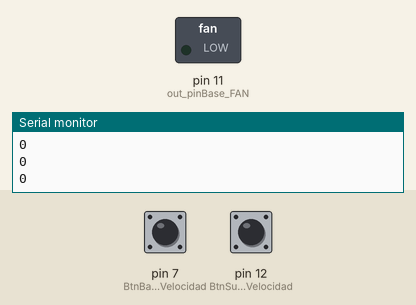
Recording of a sketch running on a simulated Arduino Uno, built with avr-gcc and run on an emulated ATmega328P. Shown: switched loads named in the sketch (green lamp = pin HIGH), the last lines printed to the serial monitor. The test bench sets the inputs (shaded band); at power-on: pin 12 (BtnSubir_Velocidad) HIGH, pin 7 (BtnBajar_Velocidad) HIGH.

Above: at 1.2 s.
1.3 s: pin 12 (BtnSubir_Velocidad) pulled LOW for 1 s
At 2.6 s:
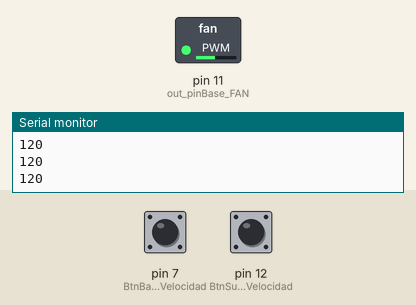
4.3 s: pin 12 (BtnSubir_Velocidad) pulled LOW for 0.15 s
At 4.7 s:
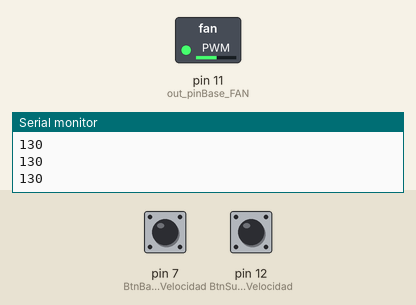
5.9 s: pin 12 (BtnSubir_Velocidad) pulled LOW for 3.2 s
At 7.9 s:
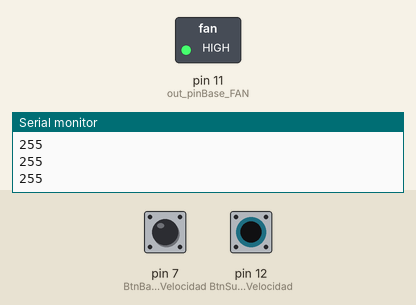
10.6 s: pin 7 (BtnBajar_Velocidad) pulled LOW for 3.2 s
At 11.12 s:
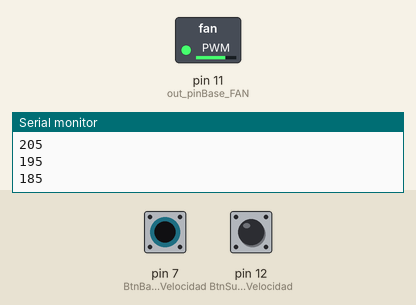
Timing chart, 0 to 14.1 s (numbered marks = the images above; inputs shaded):
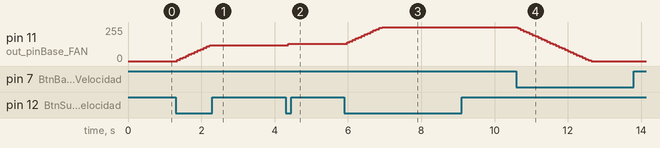

The sketch:

controlPWM.ino
```cpp
int salida_PWM = 0;
int out_pinBase_FAN = 11;
int delay_antirrebote = 20;
int multiplicador_delay_antirrebote = 3;

int BtnSubir_Velocidad = 12;
int BtnBajar_Velocidad = 7;
int INDICADOR = 13;

void setup() {
  Serial.begin(9600);
  pinMode(BtnSubir_Velocidad, INPUT_PULLUP);
  pinMode(BtnBajar_Velocidad, INPUT_PULLUP);
}

void loop() {
  // put your main code here, to run repeatedly:
  if(digitalRead(BtnSubir_Velocidad)==LOW){
    delay(delay_antirrebote);
    if(digitalRead(BtnSubir_Velocidad)==LOW){
      // sube la potenciaz
      salida_PWM = changePWM(true, salida_PWM, 0, 255, 10);

    }
  }else if(digitalRead(BtnBajar_Velocidad)==LOW){
    delay(delay_antirrebote);
    if(digitalRead(BtnBajar_Velocidad)==LOW){
      // baja la potenciaz
      salida_PWM = changePWM(false, salida_PWM, 0, 255, 10);
    }

  }
  Serial.println(salida_PWM);
  analogWrite(out_pinBase_FAN, salida_PWM);
  delay(delay_antirrebote * multiplicador_delay_antirrebote);

}


int changePWM(boolean SUBIR, int salidaPWM, int rangoMinimo, int rangoMaximo, int constanteModificarPWM){
  int salida_PWM = salidaPWM;
  if(SUBIR){
    salida_PWM = salida_PWM + constanteModificarPWM;
    if(salida_PWM > rangoMaximo){
      salida_PWM = rangoMaximo;
    }

  }else{
    salida_PWM = salida_PWM - constanteModificarPWM;
    if(salida_PWM < rangoMinimo){
      salida_PWM = rangoMinimo;
    }
  }
  return salida_PWM;
}
```

Measured:
- after the input at 1.3 s, pin 11 (out_pinBase_FAN): moves from 0/255 to 120/255 over 0.88 s, starting at once
- after the input at 4.3 s, pin 11 (out_pinBase_FAN): 120/255 → 130/255 after 0.07 s
- after the input at 5.9 s, pin 11 (out_pinBase_FAN): moves from 130/255 to 255/255 over 0.96 s, starting after 0.08 s
- after the input at 10.6 s, pin 11 (out_pinBase_FAN): moves from 255/255 to 0/255 over 2.0 s, starting at once
